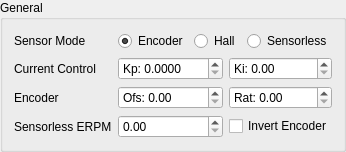
                 <widget class="QGroupBox" name="groupBox_39">
                  <property name="title">
                   <string>General</string>
                  </property>
                  <layout class="QGridLayout" name="gridLayout_39">
                   <item row="4" column="3">
                    <widget class="QDoubleSpinBox" name="mcconfFocEncoderRatioBox">
                     <property name="prefix">
                      <string>Rat: </string>
                     </property>
                     <property name="maximum">
                      <double>500.000000000000000</double>
                     </property>
                    </widget>
                   </item>
                   <item row="2" column="0">
                    <widget class="QLabel" name="label_89">
                     <property name="text">
                      <string>Current Control</string>
                     </property>
                    </widget>
                   </item>
                   <item row="2" column="2">
                    <widget class="QDoubleSpinBox" name="mcconfFocCurrKpBox">
                     <property name="prefix">
                      <string>Kp: </string>
                     </property>
                     <property name="decimals">
                      <number>4</number>
                     </property>
                     <property name="maximum">
                      <double>1000.000000000000000</double>
                     </property>
                     <property name="singleStep">
                      <double>0.010000000000000</double>
                     </property>
                    </widget>
                   </item>
                   <item row="2" column="3">
                    <widget class="QDoubleSpinBox" name="mcconfFocCurrKiBox">
                     <property name="prefix">
                      <string>Ki: </string>
                     </property>
                     <property name="maximum">
                      <double>100000.000000000000000</double>
                     </property>
                    </widget>
                   </item>
                   <item row="4" column="0">
                    <widget class="QLabel" name="label_92">
                     <property name="text">
                      <string>Encoder</string>
                     </property>
                    </widget>
                   </item>
                   <item row="4" column="2">
                    <widget class="QDoubleSpinBox" name="mcconfFocEncoderOffsetBox">
                     <property name="prefix">
                      <string>Ofs: </string>
                     </property>
                     <property name="maximum">
                      <double>360.000000000000000</double>
                     </property>
                    </widget>
                   </item>
                   <item row="0" column="0">
                    <widget class="QLabel" name="label_101">
                     <property name="text">
                      <string>Sensor Mode</string>
                     </property>
                    </widget>
                   </item>
                   <item row="5" column="3">
                    <widget class="QCheckBox" name="mcconfFocEncoderInvertedBox">
                     <property name="text">
                      <string>Invert Encoder</string>
                     </property>
                    </widget>
                   </item>
                   <item row="0" column="2" colspan="2">
                    <layout class="QHBoxLayout" name="horizontalLayout_26">
                     <item>
                      <widget class="QRadioButton" name="mcconfFocModeEncoderButton">
                       <property name="text">
                        <string>Encoder</string>
                       </property>
                       <property name="checked">
                        <bool>true</bool>
                       </property>
                      </widget>
                     </item>
                     <item>
                      <widget class="QRadioButton" name="mcconfFocModeHallButton">
                       <property name="text">
                        <string>Hall</string>
                       </property>
                      </widget>
                     </item>
                     <item>
                      <widget class="QRadioButton" name="mcconfFocModeSensorlessButton">
                       <property name="text">
                        <string>Sensorless</string>
                       </property>
                      </widget>
                     </item>
                    </layout>
                   </item>
                   <item row="5" column="2">
                    <widget class="QDoubleSpinBox" name="mcconfFocSlErpmBox">
                     <property name="toolTip">
                      <string>&lt;html&gt;&lt;head/&gt;&lt;body&gt;&lt;p&gt;ERPM above which the hall sensors or encoder will be ignored and only the observer is used.&lt;/p&gt;&lt;/body&gt;&lt;/html&gt;</string>
                     </property>
                     <property name="maximum">
                      <double>200000.000000000000000</double>
                     </property>
                     <property name="singleStep">
                      <double>10.000000000000000</double>
                     </property>
                    </widget>
                   </item>
                   <item row="5" column="0">
                    <widget class="QLabel" name="label_96">
                     <property name="text">
                      <string>Sensorless ERPM</string>
                     </property>
                    </widget>
                   </item>
                  </layout>
                 </widget>
